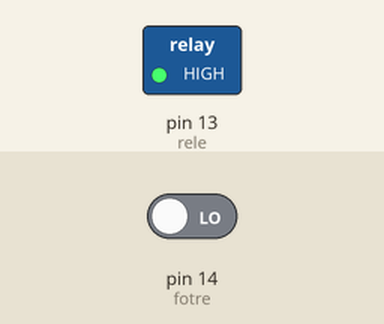
Recording of a sketch running on a simulated Arduino Uno, built with avr-gcc and run on an emulated ATmega328P. Shown: switched loads named in the sketch (green lamp = pin HIGH). The test bench sets the inputs (shaded band); at power-on: pin 14 (fotre) LOW.

Above: at 1.2 s.
1.3 s: pin 14 (fotre) driven HIGH
At 2.5 s:
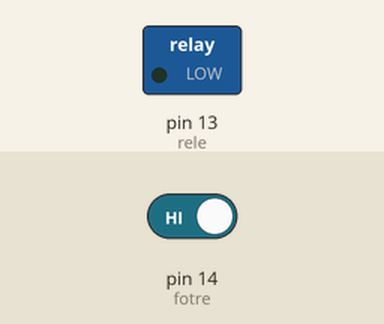
2.8 s: pin 14 (fotre) driven LOW
At 3.9 s:
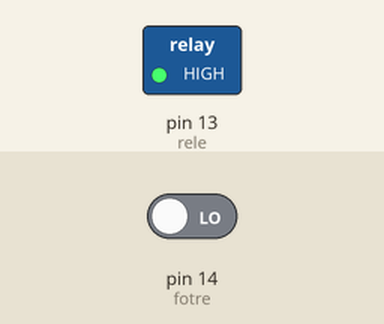
Timing chart, 0 to 5.8 s (numbered marks = the images above; inputs shaded):
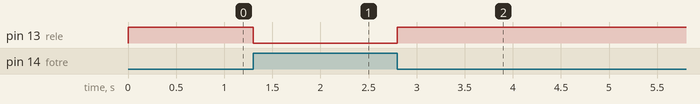

Measured:
- after the input at 1.3 s, pin 13 (rele): HIGH → LOW at once
- after the input at 2.8 s, pin 13 (rele): LOW → HIGH at once

The sketch:

Foto_Resistencia.ino
```cpp
#define rele 13
#define fotre 14

void setup() {
  pinMode(rele, OUTPUT);
  pinMode(fotre,INPUT);
  digitalWrite(rele,LOW);
}

void loop() {
  int luz = digitalRead(fotre);
  if (luz== HIGH) {
    digitalWrite(rele, LOW);
  } else {
    digitalWrite(rele, HIGH);
  }

  delay(100);
}
```
